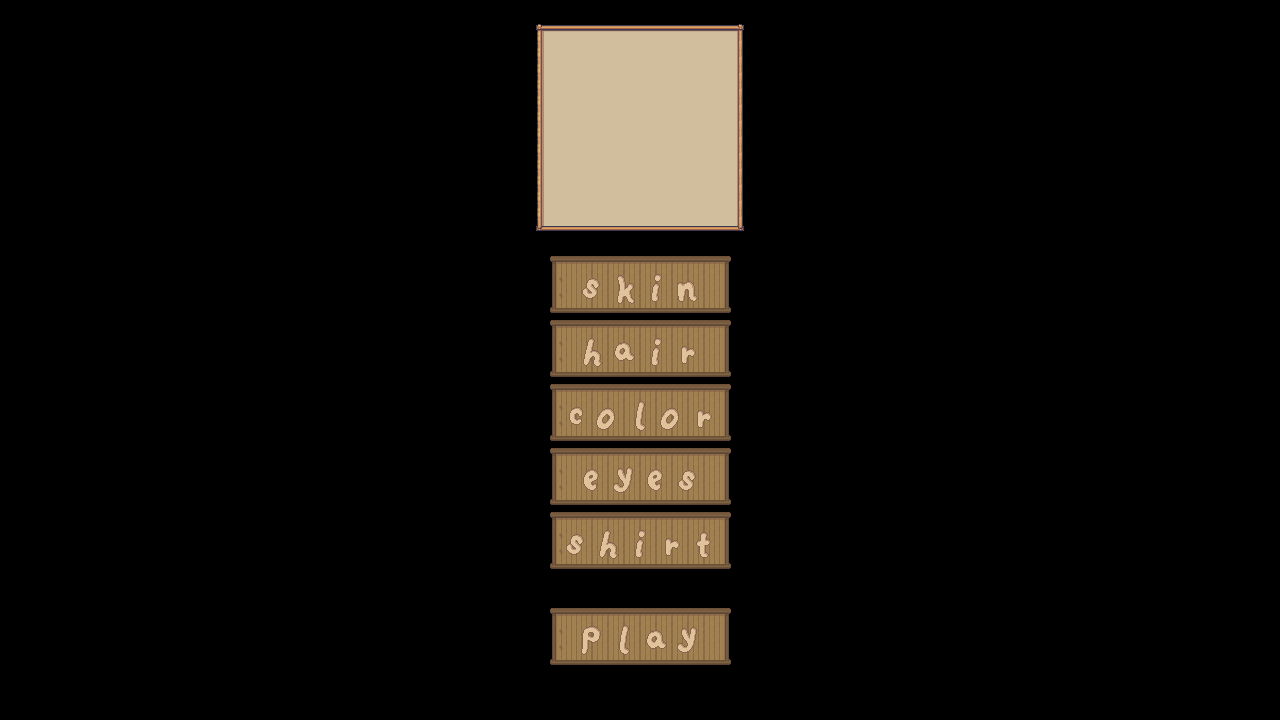

This is a level from a 2D game, rendered from its Tiled map with the project's own tilesets. A one-line summary and the map file follow, with tile-layer data summarised:
An orthogonal 80x45 tile map with 16x16 px tiles, 3 tile layers (Frames, Play Button, Text), 3 tilesets.

<map version="1.10" tiledversion="1.10.1" orientation="orthogonal" renderorder="right-down" width="80" height="45" tilewidth="16" tileheight="16" infinite="0" nextlayerid="10" nextobjectid="1">
 <tileset firstgid="1" source="UI.tsx" />
 <tileset firstgid="2624" source="UI 48.tsx" />
 <tileset firstgid="26231" source="UI-Farm.tsx" />
 <layer id="1" name="Frames" width="80" height="45">
  <data>[3600 cells, 436 non-empty, 21 distinct tile ids]</data>
 </layer>
 <layer id="8" name="Play Button" width="80" height="45">
  <data>[3600 cells, 48 non-empty, 12 distinct tile ids]</data>
 </layer>
 <layer id="2" name="Text" width="80" height="45">
  <data>[3600 cells, 104 non-empty, 56 distinct tile ids]</data>
 </layer>
</map>
